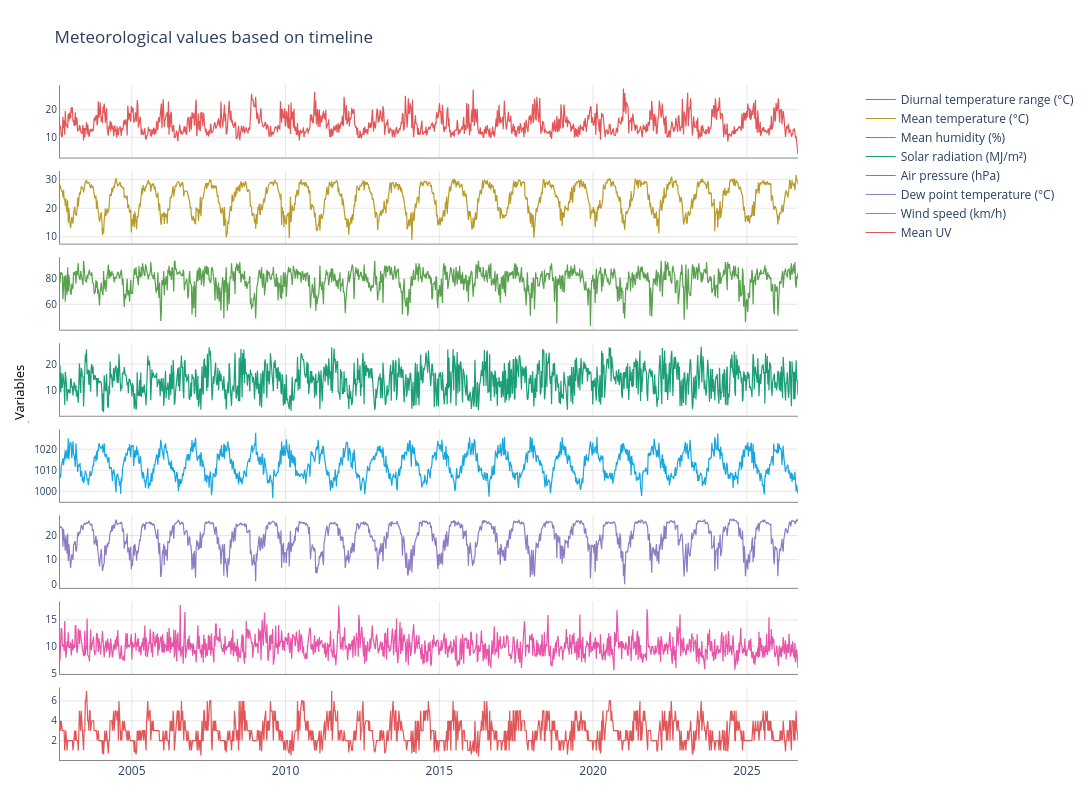

Notebook code cell kept with this figure:
### Code cell
cols = mete_col
colors = ["#e15759","#b89b28","#59a14f","#1b9e77","#17a7e0","#8e7cc3","#e754a8"]
n = len(cols)

fig = make_subplots(
    rows=n, cols=1,
    shared_xaxes=True,
    vertical_spacing=0.02,
    specs=[[{"secondary_y": True}] for _ in range(n)],
)

for i, col in enumerate(cols, start=1):
    color = colors[(i - 1) % len(colors)]

    fig.add_trace(
        go.Scatter(
            x=df["From"], y=df[col], name=col,
            mode="lines",
            line={"color": color, "width": 1.2},
            showlegend=True,
        ),
        row=i, col=1, secondary_y=False
    )

    fig.update_yaxes(
        row=i, col=1,
        secondary_y=False,
        showgrid=True, gridcolor="rgba(220, 220, 220, 0.7)",
        showline=True, linecolor="#888888",
        tickfont={"size": 10}
    )

    fig.update_yaxes(
        row=i, col=1, secondary_y=True,
        title_text=col, title_font={"size": 11, "color": "black"},
        showticklabels=False,
        showgrid=False,
        showline=True, linecolor="#888888"
    )

    fig.update_xaxes(
        row=i, col=1,
        showgrid=True, gridcolor="rgba(220, 220, 220, 0.7)",
        showline=True, linecolor="#888888",
        tickformat="%Y" if i == n else None, showticklabels=(i == n),
    )

fig.update_layout(
    title="Meteorological values based on timeline",
    width=1500, height=max(650, n * 100),
    plot_bgcolor="white",
    paper_bgcolor="white",
    margin={"l": 60, "r": 180, "t": 85, "b": 40},
    hovermode="x unified"
)

fig.add_annotation(
    text="Variables",
    x=-0.04, y=0.5,
    xref="paper", yref="paper",
    textangle=-90,
    font={"size": 13, "color": "black"},
)

fig.show()

### Figure 1 — Plotly figure (JSON) as saved in the notebook; plotly's stock layout.template omitted (floating-point values rounded to 4 significant figures; data arrays with more than 128 entries replaced by an {"elided": "..."} marker saying what was removed)
{"data": [{"line": {"color": "#e15759", "width": 1.2}, "mode": "lines", "name": "Diurnal temperature range (°C)", "showlegend": true, "type": "scatter", "x": {"elided": "1253 str values"}, "xaxis": "x", "y": {"elided": "1253 float values"}, "yaxis": "y"}, {"line": {"color": "#b89b28", "width": 1.2}, "mode": "lines", "name": "Mean temperature (°C)", "showlegend": true, "type": "scatter", "x": {"elided": "1253 str values"}, "xaxis": "x2", "y": {"elided": "1253 float values"}, "yaxis": "y3"}, {"line": {"color": "#59a14f", "width": 1.2}, "mode": "lines", "name": "Mean humidity (%)", "showlegend": true, "type": "scatter", "x": {"elided": "1253 str values"}, "xaxis": "x3", "y": {"elided": "1253 float values"}, "yaxis": "y5"}, {"line": {"color": "#1b9e77", "width": 1.2}, "mode": "lines", "name": "Solar radiation (MJ/m²)", "showlegend": true, "type": "scatter", "x": {"elided": "1253 str values"}, "xaxis": "x4", "y": {"elided": "1253 float values"}, "yaxis": "y7"}, {"line": {"color": "#17a7e0", "width": 1.2}, "mode": "lines", "name": "Air pressure (hPa)", "showlegend": true, "type": "scatter", "x": {"elided": "1253 str values"}, "xaxis": "x5", "y": {"elided": "1253 float values"}, "yaxis": "y9"}, {"line": {"color": "#8e7cc3", "width": 1.2}, "mode": "lines", "name": "Dew point temperature (°C)", "showlegend": true, "type": "scatter", "x": {"elided": "1253 str values"}, "xaxis": "x6", "y": {"elided": "1253 float values"}, "yaxis": "y11"}, {"line": {"color": "#e754a8", "width": 1.2}, "mode": "lines", "name": "Wind speed (km/h)", "showlegend": true, "type": "scatter", "x": {"elided": "1253 str values"}, "xaxis": "x7", "y": {"elided": "1253 float values"}, "yaxis": "y13"}, {"line": {"color": "#e15759", "width": 1.2}, "mode": "lines", "name": "Mean UV", "showlegend": true, "type": "scatter", "x": {"elided": "1253 str values"}, "xaxis": "x8", "y": {"elided": "1253 float values"}, "yaxis": "y15"}], "layout": {"annotations": [{"font": {"color": "black", "size": 13}, "text": "Variables", "textangle": -90, "x": -0.04, "xref": "paper", "y": 0.5, "yref": "paper"}], "height": 800, "hovermode": "x unified", "margin": {"b": 40, "l": 60, "r": 180, "t": 85}, "paper_bgcolor": "white", "plot_bgcolor": "white", "title": {"text": "Meteorological values based on timeline"}, "width": 1500, "xaxis": {"anchor": "y", "domain": [0, 0.94], "gridcolor": "rgba(220, 220, 220, 0.7)", "linecolor": "#888888", "matches": "x8", "showgrid": true, "showline": true, "showticklabels": false}, "xaxis2": {"anchor": "y3", "domain": [0, 0.94], "gridcolor": "rgba(220, 220, 220, 0.7)", "linecolor": "#888888", "matches": "x8", "showgrid": true, "showline": true, "showticklabels": false}, "xaxis3": {"anchor": "y5", "domain": [0, 0.94], "gridcolor": "rgba(220, 220, 220, 0.7)", "linecolor": "#888888", "matches": "x8", "showgrid": true, "showline": true, "showticklabels": false}, "xaxis4": {"anchor": "y7", "domain": [0, 0.94], "gridcolor": "rgba(220, 220, 220, 0.7)", "linecolor": "#888888", "matches": "x8", "showgrid": true, "showline": true, "showticklabels": false}, "xaxis5": {"anchor": "y9", "domain": [0, 0.94], "gridcolor": "rgba(220, 220, 220, 0.7)", "linecolor": "#888888", "matches": "x8", "showgrid": true, "showline": true, "showticklabels": false}, "xaxis6": {"anchor": "y11", "domain": [0, 0.94], "gridcolor": "rgba(220, 220, 220, 0.7)", "linecolor": "#888888", "matches": "x8", "showgrid": true, "showline": true, "showticklabels": false}, "xaxis7": {"anchor": "y13", "domain": [0, 0.94], "gridcolor": "rgba(220, 220, 220, 0.7)", "linecolor": "#888888", "matches": "x8", "showgrid": true, "showline": true, "showticklabels": false}, "xaxis8": {"anchor": "y15", "domain": [0, 0.94], "gridcolor": "rgba(220, 220, 220, 0.7)", "linecolor": "#888888", "showgrid": true, "showline": true, "showticklabels": true, "tickformat": "%Y"}, "yaxis": {"anchor": "x", "domain": [0.8925, 1], "gridcolor": "rgba(220, 220, 220, 0.7)", "linecolor": "#888888", "showgrid": true, "showline": true, "tickfont": {"size": 10}}, "yaxis10": {"anchor": "x5", "linecolor": "#888888", "overlaying": "y9", "showgrid": false, "showline": true, "showticklabels": false, "side": "right", "title": {"font": {"color": "black", "size": 11}, "text": "Air pressure (hPa)"}}, "yaxis11": {"anchor": "x6", "domain": [0.255, 0.3625], "gridcolor": "rgba(220, 220, 220, 0.7)", "linecolor": "#888888", "showgrid": true, "showline": true, "tickfont": {"size": 10}}, "yaxis12": {"anchor": "x6", "linecolor": "#888888", "overlaying": "y11", "showgrid": false, "showline": true, "showticklabels": false, "side": "right", "title": {"font": {"color": "black", "size": 11}, "text": "Dew point temperature (°C)"}}, "yaxis13": {"anchor": "x7", "domain": [0.1275, 0.235], "gridcolor": "rgba(220, 220, 220, 0.7)", "linecolor": "#888888", "showgrid": true, "showline": true, "tickfont": {"size": 10}}, "yaxis14": {"anchor": "x7", "linecolor": "#888888", "overlaying": "y13", "showgrid": false, "showline": true, "showticklabels": false, "side": "right", "title": {"font": {"color": "black", "size": 11}, "text": "Wind speed (km/h)"}}, "yaxis15": {"anchor": "x8", "domain": [0, 0.1075], "gridcolor": "rgba(220, 220, 220, 0.7)", "linecolor": "#888888", "showgrid": true, "showline": true, "tickfont": {"size": 10}}, "yaxis16": {"anchor": "x8", "linecolor": "#888888", "overlaying": "y15", "showgrid": false, "showline": true, "showticklabels": false, "side": "right", "title": {"font": {"color": "black", "size": 11}, "text": "Mean UV"}}, "yaxis2": {"anchor": "x", "linecolor": "#888888", "overlaying": "y", "showgrid": false, "showline": true, "showticklabels": false, "side": "right", "title": {"font": {"color": "black", "size": 11}, "text": "Diurnal temperature range (°C)"}}, "yaxis3": {"anchor": "x2", "domain": [0.765, 0.8725], "gridcolor": "rgba(220, 220, 220, 0.7)", "linecolor": "#888888", "showgrid": true, "showline": true, "tickfont": {"size": 10}}, "yaxis4": {"anchor": "x2", "linecolor": "#888888", "overlaying": "y3", "showgrid": false, "showline": true, "showticklabels": false, "side": "right", "title": {"font": {"color": "black", "size": 11}, "text": "Mean temperature (°C)"}}, "yaxis5": {"anchor": "x3", "domain": [0.6375, 0.745], "gridcolor": "rgba(220, 220, 220, 0.7)", "linecolor": "#888888", "showgrid": true, "showline": true, "tickfont": {"size": 10}}, "yaxis6": {"anchor": "x3", "linecolor": "#888888", "overlaying": "y5", "showgrid": false, "showline": true, "showticklabels": false, "side": "right", "title": {"font": {"color": "black", "size": 11}, "text": "Mean humidity (%)"}}, "yaxis7": {"anchor": "x4", "domain": [0.51, 0.6175], "gridcolor": "rgba(220, 220, 220, 0.7)", "linecolor": "#888888", "showgrid": true, "showline": true, "tickfont": {"size": 10}}, "yaxis8": {"anchor": "x4", "linecolor": "#888888", "overlaying": "y7", "showgrid": false, "showline": true, "showticklabels": false, "side": "right", "title": {"font": {"color": "black", "size": 11}, "text": "Solar radiation (MJ/m²)"}}, "yaxis9": {"anchor": "x5", "domain": [0.3825, 0.49], "gridcolor": "rgba(220, 220, 220, 0.7)", "linecolor": "#888888", "showgrid": true, "showline": true, "tickfont": {"size": 10}}}}
